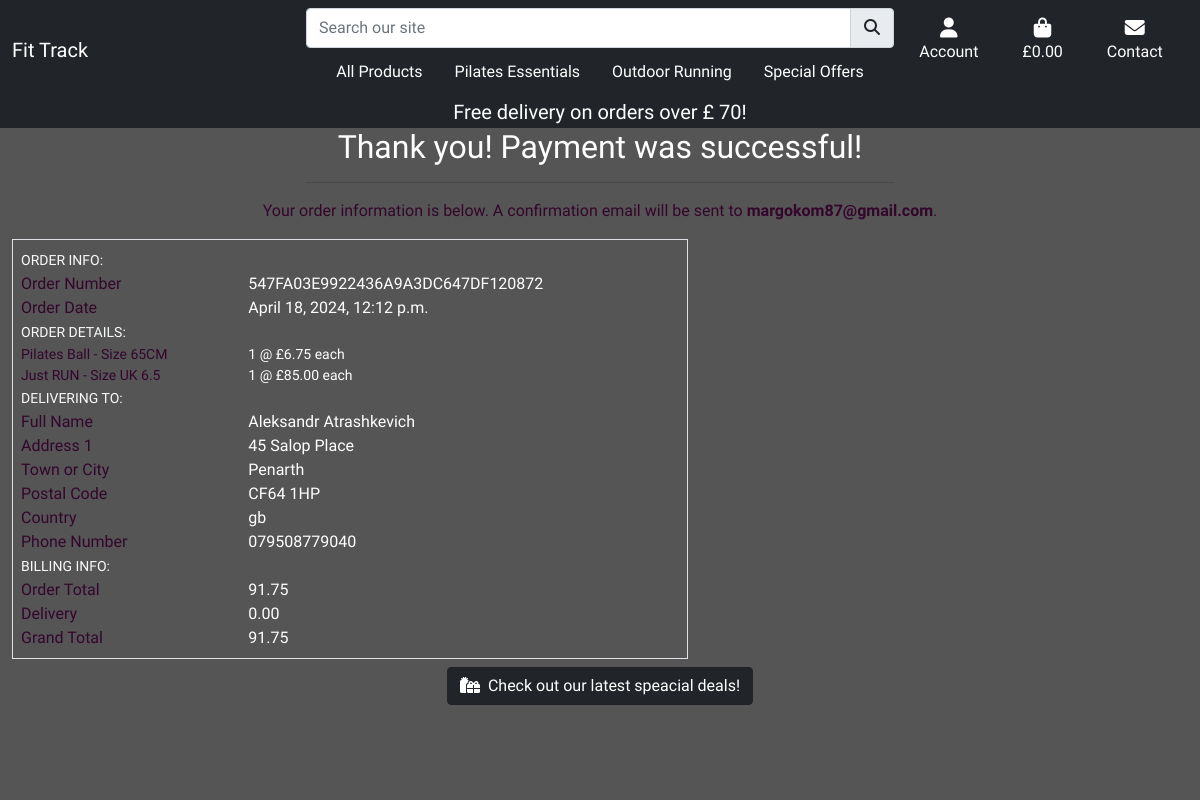
Screenshot of /checkout/checkout_success/547FA03E9922436A9A3DC647DF120872 with the database file from the repository.
### checkout/models.py (models this page shows, shortened)
class Order(models.Model):
    order_number = models.CharField(max_length=32, null=False, editable=False)
    user_profile = models.ForeignKey(UserProfile, on_delete=models.SET_NULL,
                                     null=True, blank=True, related_name='orders')
    full_name = models.CharField(max_length=50, null=False, blank=False)
    email = models.EmailField(max_length=254, null=False, blank=False)
    phone_number = models.CharField(max_length=20, null=False, blank=False)
    country = models.CharField(max_length=40, null=False, blank=False)
    postcode = models.CharField(max_length=20, null=True, blank=True)
    town_or_city = models.CharField(max_length=40, null=False, blank=False)
    street_address1 = models.CharField(max_length=80, null=False, blank=False)
    street_address2 = models.CharField(max_length=80, null=True, blank=True)
    county = models.CharField(max_length=80, null=True, blank=True)
    date = models.DateTimeField(auto_now_add=True)
    delivery_cost = models.DecimalField(max_digits=6, decimal_places=2, null=False, default=0)
    order_total = models.DecimalField(max_digits=10, decimal_places=2, null=False, default=0)
    grand_total = models.DecimalField(max_digits=10, decimal_places=2, null=False, default=0)
    original_bag = models.TextField(null=False, blank=False, default='')
    stripe_pid = models.CharField(max_length=254, null=False, blank=False, default='')

class OrderLineItem(models.Model):
    order = models.ForeignKey(Order, null=False, blank=False, on_delete=models.CASCADE, related_name='lineitems')
    product = models.ForeignKey(Product, null=False, blank=False, on_delete=models.CASCADE)
    product_size = models.CharField(max_length=2, null=True, blank=True)
    quantity = models.IntegerField(null=False, blank=False, default=0)
    lineitem_total = models.DecimalField(max_digits=6, decimal_places=2, null=False, blank=False, editable=False)

### products/models.py (models this page shows, shortened)
class Product(models.Model):
    category = models.ForeignKey('Category', null=True, blank=True, on_delete=models.SET_NULL)
    sku = models.CharField(max_length=254, null=True, blank=True)
    name = models.CharField(max_length=254)
    different_size = models.BooleanField(default=False)
    description = models.TextField()
    new = models.BooleanField(default=False)
    on_sale = models.BooleanField(default=False)
    all_specials = models.BooleanField(default=False)
    details = models.CharField(max_length=360)
    materials = models.CharField(max_length=254, null=True,default=None)
    fabric_care = models.TextField()
    price = models.DecimalField(max_digits=6, decimal_places=2)
    rating = models.DecimalField(max_digits=6, decimal_places=2, null=True, blank=True)
    image = models.ImageField(null=True, blank=True)
    size = models.CharField(max_length=254, null=True, blank=True)
    weight =  models.CharField(max_length=254, null=True, blank=True)
    special_price = models.DecimalField(
        max_digits=6, decimal_places=2, null=False, blank=False, default=0)

### checkout/views.py (the view)
# urls.py: path('checkout_success/<order_number>', views.checkout_success, name='checkout_success'),
def checkout_success(request, order_number):
    save_info = request.session.get('save_info')
    order = get_object_or_404(Order, order_number=order_number)
    messages.success(request, f'Order successfully processed! \
        Your order number is {order_number}. A confirmation \
        email will be sent to {order.email}.')
    if 'bag' in request.session:
        del request.session['bag']
    template = 'checkout/checkout_success.html'
    context = {
        'order': order,
    }
    return render(request, template, context)

### bag/contexts.py (called while the page is built, shortened)
def bag_contents(request):
    bag_items = []
    total = 0
    product_count = 0
    bag = request.session.get('bag', {})
    if product_count > 0 and total < settings.FREE_DELIVERY_THRESHOLD:
        delivery = Decimal(settings.STANDARD_DELIVERY_COST)
        free_delivery_delta = settings.FREE_DELIVERY_THRESHOLD - total
    else:
        delivery = 0
        free_delivery_delta = 0
    grand_total = delivery + total
    context = {
        'bag_items': bag_items,
        'total': total,
        'product_count': product_count,
        'delivery': delivery,
        'free_delivery_delta': free_delivery_delta,
        'free_delivery_threshold': settings.FREE_DELIVERY_THRESHOLD,
        'grand_total': grand_total,
    }
    return context

### checkout/templates/checkout/checkout_success.html (shortened to what this page needs)
{% extends "base.html"%}
{% load static %}
{% block extra_css %}
<link rel="stylesheet" href="{% static 'checkout/css/checkout.css' %}">
{% endblock %}
{% block content %}
<div class="cover"></div>
<div class="container-fluid vh-100 clear-nav">
    {% include 'includes/banner.html'%}
    <div class="row">
        <div class="col text-center ">
            <h2 class="text-white">Thank you! Payment was successful!</h2>
            <hr class="w-50 mx-auto mb-3">
            <p class="text-purple"> Your order information is below. A confirmation email will be sent to <strong>{{ order.email }}</strong>.</p>
        </div>
    </div>
    <div class="row">
        <div class="col-12 col-lg-7">
            <div class="order-confirmation-wrapper p-2 border">
                <div class="row">
                    <div class="col">
                        <small class="text-light text-uppercase font-weight-bold">Order Info:</small>
                    </div>
                </div>
                <div class="row">
                    <div class="col-12 col-md-4">
                        <p class="mb-0 text-purple font-weight-bold">Order Number</p>
                    </div>
                    <div class="col-12 col-md-8 text-md-right">
                        <p class="mb-0">{{ order.order_number }}</p>
                    </div>
                </div>
                <div class="row">
                    <div class="col-12 col-md-4">
                        <p class="mb-0 text-purple font-weight-bold">Order Date</p>
                    </div>
                    <div class="col-12 col-md-8 text-md-right">
                        <p class="mb-0">{{ order.date }}</p>
                    </div>
                </div>
                <div class="row">
                    <div class="col">
                        <small class="text-light text-uppercase font-weight-bold">Order Details:</small>
                    </div>
                </div>
                {% for item in order.lineitems.all %}
                <div class="row">
                    <div class="col-12 col-md-4">
                        <p class="small mb-0 text-purple font-weight-bold">
                            {{ item.product.name }}{% if item.product_size %} - Size {{ item.product.size|upper }}{% endif %}
                        </p>
                    </div>
                    <div class="col-12 col-md-8 text-md-right">
                        {% if item.product.special_price %}
                        <p class="small mb-0">{{ item.quantity }} @ £{{ item.product.special_price }} each</p>
                        {% else %}
                        <p class="small mb-0">{{ item.quantity }} @ £{{ item.product.price }} each</p>
                        {% endif %}
                    </div>
                </div>
                {% endfor %}
                <div class="row">
                    <div class="col">
                        <small class="text-light text-uppercase font-weight-bold">Delivering To:</small>
                    </div>
                </div>
                <div class="row">
                    <div class="col-12 col-md-4">
                        <p class="mb-0 text-purple font-weight-bold">Full Name</p>
                    </div>
                    <div class="col-12 col-md-8 text-md-right">
                        <p class="mb-0">{{ order.full_name }}</p>
                    </div>
                </div>
                <div class="row">
                    <div class="col-12 col-md-4">
                        <p class="mb-0 text-purple font-weight-bold">Address 1</p>
                    </div>
                    <div class="col-12 col-md-8 text-md-right">
                        <p class="mb-0">{{ order.street_address1 }}</p>
                    </div>
                </div>
                <div class="row">
                    <div class="col-12 col-md-4">
                        <p class="mb-0 text-purple font-weight-bold">Town or City</p>
                    </div>
                    <div class="col-12 col-md-8 text-md-right">
                        <p class="mb-0">{{ order.town_or_city }}</p>
                    </div>
                </div>
                {% if order.postcode %}
                <div class="row">
                    <div class="col-12 col-md-4">
                        <p class="mb-0 text-purple font-weight-bold">Postal Code</p>
                    </div>
                    <div class="col-12 col-md-8 text-md-right">
                        <p class="mb-0">{{ order.postcode }}</p>
                    </div>
                </div>
                {% endif %}
                <div class="row">
                    <div class="col-12 col-md-4">
                        <p class="mb-0 text-purple font-weight-bold">Country</p>
                    </div>
                    <div class="col-12 col-md-8 text-md-right">
                        <p class="mb-0">{{ order.country }}</p>
                    </div>
                </div>
                <div class="row">
                    <div class="col-12 col-md-4">
                        <p class="mb-0 text-purple font-weight-bold">Phone Number</p>
                    </div>
                    <div class="col-12 col-md-8 text-md-right">
                        <p class="mb-0">{{ order.phone_number }}</p>
                    </div>
                </div>
                <div class="row">
                    <div class="col">
                        <small class="text-light text-uppercase font-weight-bold">Billing Info:</small>
                    </div>
                </div>
                <div class="row">
                    <div class="col-12 col-md-4">
                        <p class="mb-0 text-purple font-weight-bold">Order Total</p>
                    </div>
                    <div class="col-12 col-md-8 text-md-right">
                        <p class="mb-0">{{ order.order_total }}</p>
                    </div>
                </div>
                <div class="row">
                    <div class="col-12 col-md-4">
                        <p class="mb-0 text-purple font-weight-bold">Delivery</p>
                    </div>
                    <div class="col-12 col-md-8 text-md-right">
                        <p class="mb-0">{{ order.delivery_cost }}</p>
                    </div>
                </div>
                <div class="row">
                    <div class="col-12 col-md-4">
                        <p class="mb-0 text-purple font-weight-bold">Grand Total</p>
                    </div>
                    <div class="col-12 col-md-8 text-md-right">
                        <p class="mb-0">{{ order.grand_total }}</p>
                    </div>
                </div>
            </div>
        </div>
    </div>
        <div class="row">
        <div class="col-12 text-center">
            <a href="{% url 'products' %}?all_specials"  class="btn btn-dark text-center mt-2 shopping-button">
                <i class="fas fa-gifts pe-2"></i>Check out our latest speacial deals!
            </a>
        </div>
    </div>
</div>
{% endblock %}

### static/css/base.css (style rules this page uses)
html { height:100%; }
body { font-family:'Bacasime Antique', serif ; background: url('/media/woman.jpg') no-repeat center center fixed; background-size: cover; height: 100%; display: flex; flex-direction: column; }
.cover { height: 100%; width: 100%; position: fixed; z-index: -1; top: 0; left: 0; background-color: #555; }
.mt-3,.nav-link, p { color:#fff !important; }
.text-purple { color: rgb(52, 6, 44) !important;; }

### rows the page displays
Order: email "margokom87@gmail.com", order_number "547FA03E9922436A9A3DC647DF120872", date "April 18, 2024, 12:12 p.m.", full_name "Aleksandr Atrashkevich", street_address1 "45 Salop Place", town_or_city "Penarth", postcode "CF64 1HP", country "gb", phone_number "079508779040", order_total "91.75", delivery_cost "0.00", grand_total "91.75"
OrderLineItem: product.name "Pilates Ball", product.size "65CM", quantity "1", product.special_price "6.75"
OrderLineItem: product.name "Just RUN", product.size "UK 6.5", quantity "1", product.special_price "85.00"

### other values shown
{{ free_delivery_threshold }} "70"
